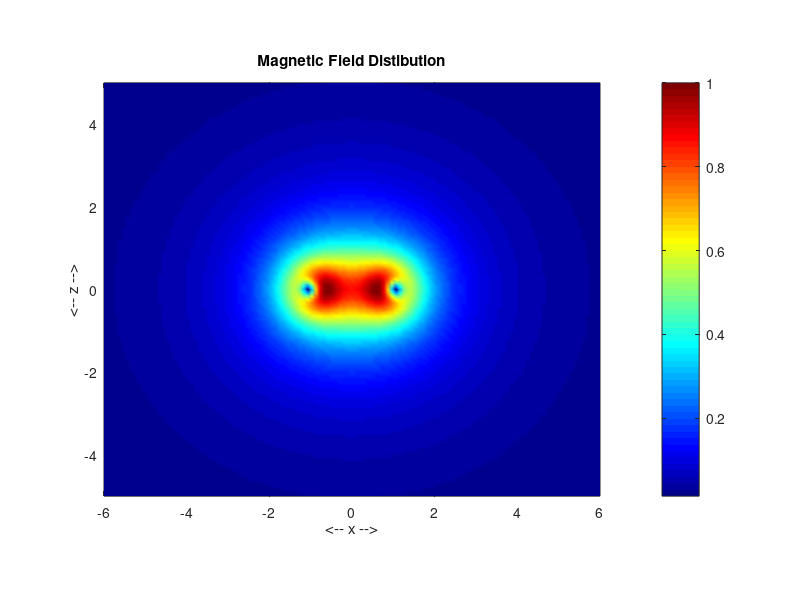
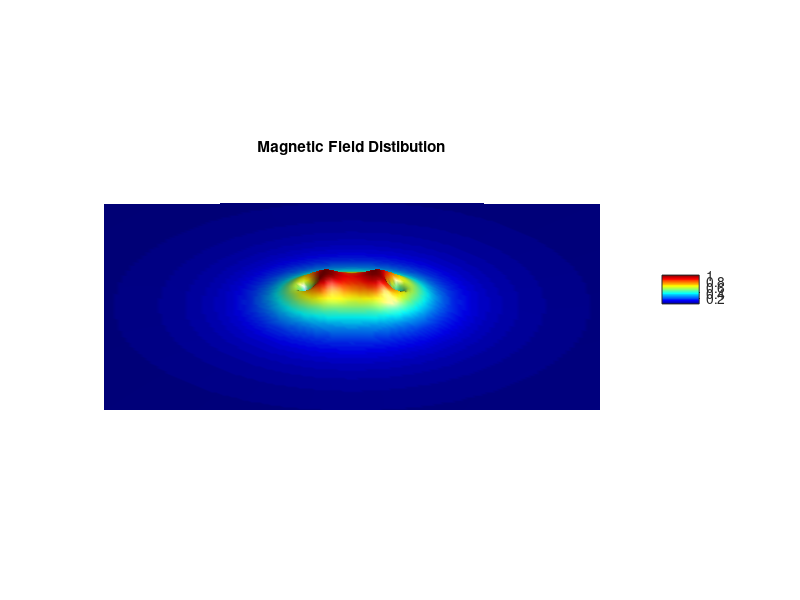
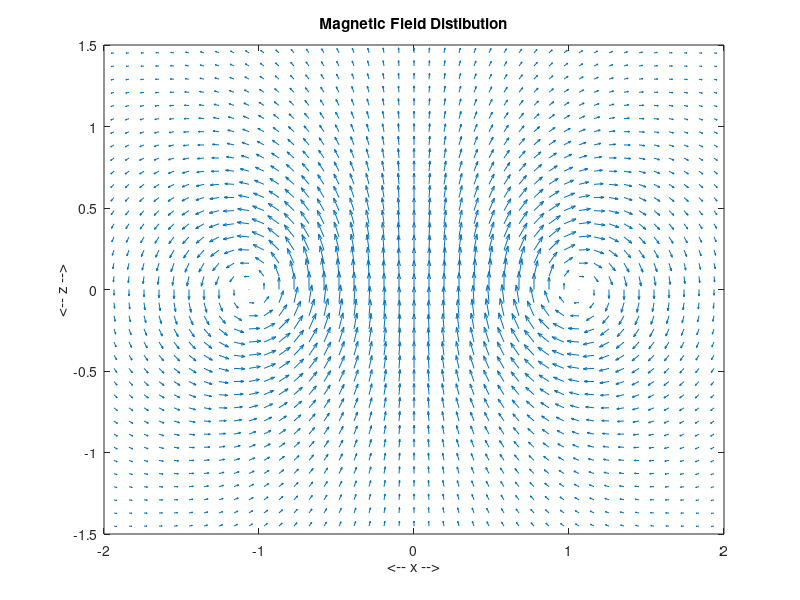

The MATLAB source for these figures, in order:
% Magnetic Flux distribution using Finite Element Method...
% Between Two thin Parallel Conductors lying on XY plane @ origin (Z=0)..
% Field distribution is calculated on XZ plane @ origin (Y=0)..
% We will use Biot-Savart Law for this...
% Refer - http://en.wikipedia.org/wiki/Biot-Savart_law...
%clear all
clc
ln = 20;                % Length of conductors...
d = 2;                  % Distance between the conductors m & n..
m = 1;                  % Direction of current through the conductor, m (RIGHT)... 1(INTO), -1(OUT)
n = -1;                 % Direction of current through the conductor, n (LEFT)...
N = 20;                 % Number sections/elements in the conductors...
dl = ln/N;              % Length of each element..
% XYZ Coordinates/Location of each element from the origin(0,0,0), i.e 'd/2' is taken as origin.. 
xCm =  (d/2)*ones(1,N);    % Conductor m located @ +d/2...
xCn = (-d/2)*ones(1,N);    % Condcutor n located @ -d/2...
yC = (-ln/2+dl/2) : dl : (ln/2-dl/2);   % Y Coordinate of each element from origin, half on +Y & other half on -Y...
                                        % and also same for both conductors..
% zC remains 0 throughout the length, as conductors are lying on XY plane...
zC = zeros(1,N);
% Length(Projection) & Direction of each current element in Vector form..
Lx = zeros(1,N);        % Length of each element is zero on X axis..
Ly = dl*ones(1,N);      % Length of each element = dl on Y axis..
Lz = zeros(1,N);        % Length of each element is zero on Z axis..
% Points/Locations in space (here XZ plane) where B is to be computed..
NP = 125;               % Detector points..
xPmax = 3*d;            % Dimensions of detector space.., arbitrary..
zPmax = 2.5*d;
xP = linspace(-xPmax,xPmax,NP);        % Divide space with NP points..
zP = linspace(-zPmax,zPmax,NP);
[xxP zzP] = meshgrid(xP,zP);            % Creating the Mesh..
% Initialize B..
Bx = zeros(NP,NP);
By = zeros(NP,NP);
Bz = zeros(NP,NP);
% Computation of Magnetic Field (B) using Superposition principle..
% Compute B at each detector points due to each small cond elements & integrate them..
for q = 1:N
    rxm = xxP - xCm(q);         % Displacement Vector along X direction, from cond m..
    rxn = xxP - xCn(q);         % Displacement Vector along X direction, from cond n..
    ry = yC(q);                 % Same for m & n, no detector points on Y direction..
    rz = zzP - zC(q);           % Same for m & n..
    
    rm = sqrt(rxm.^2+ry.^2+rz.^2);      % Displacement Magnitude for an element on cond m..
    rn = sqrt(rxn.^2+ry.^2+rz.^2);      % Displacement Magnitude for an element on cond n..
    
    r3m = rm.^3;
    r3n = rn.^3;
    
    %        dl X r
    % B = K  ------
    %         r^3
    %                  |  i    j    k   |         |  i    j    k  |
    %   dl X r  =      | Lx    Ly   Lz  |     =   |  0   Ly    0  |  =   i(Ly.rz-0) - j(0-0) + k(0 - Ly.rx)
    %                  | rx    ry   rz  |         | rx   ry    rz |
    
    % Hence, Bx = Ly.rz/r^3, By = 0, Bz = -Ly.rx/r^3
    Bx = Bx + m*Ly(q).*rz./r3m + n*Ly(q).*rz./r3n;      % m & n, direction of current element..
    % By = 0;
    Bz = Bz - m*Ly(q).*rxm./r3m - n*Ly(q).*rxn./r3n;
end
B = sqrt(Bx.^2 + By.^2 + Bz.^2);        % Magnitude of B..
B = B/max(max(B));                      % Normalizing...
% Plotting...
figure(1);
pcolor(xxP,zzP,B);
colormap(jet);
shading interp;
axis equal;
axis([-xPmax xPmax -zPmax zPmax]);
xlabel('<-- x -->');ylabel('<-- z -->');
title('Magnetic Field Distibution');
colorbar;

figure(2);
surf(xxP,zzP,B,'FaceColor','interp',...
    'EdgeColor','none',...
    'FaceLighting','phong');
daspect([1 1 1]);
axis tight;
view(0,30);
camlight right;
colormap(jet);
grid off;
axis off;
colorbar;
title('Magnetic Field Distibution');

figure(3);
quiver(xxP,zzP,Bx,Bz);
colormap(lines);
%axis tight;
axis([-d d -0.75*d 0.75*d]);
title('Magnetic Field Distibution');
xlabel('<-- x -->');ylabel('<-- z -->');
zoom on;